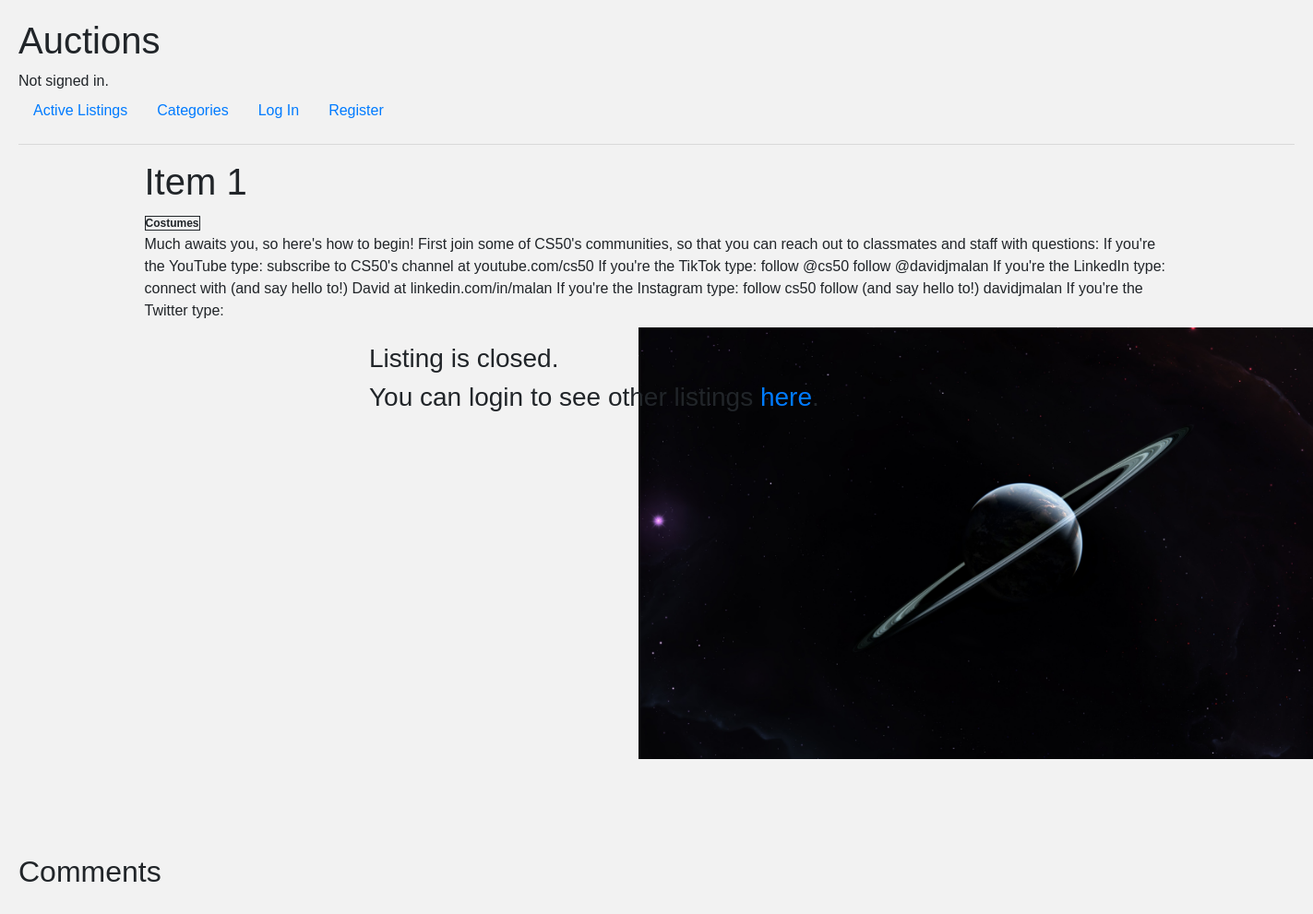
/listing/4/, run on an earlier commit of the app's database.
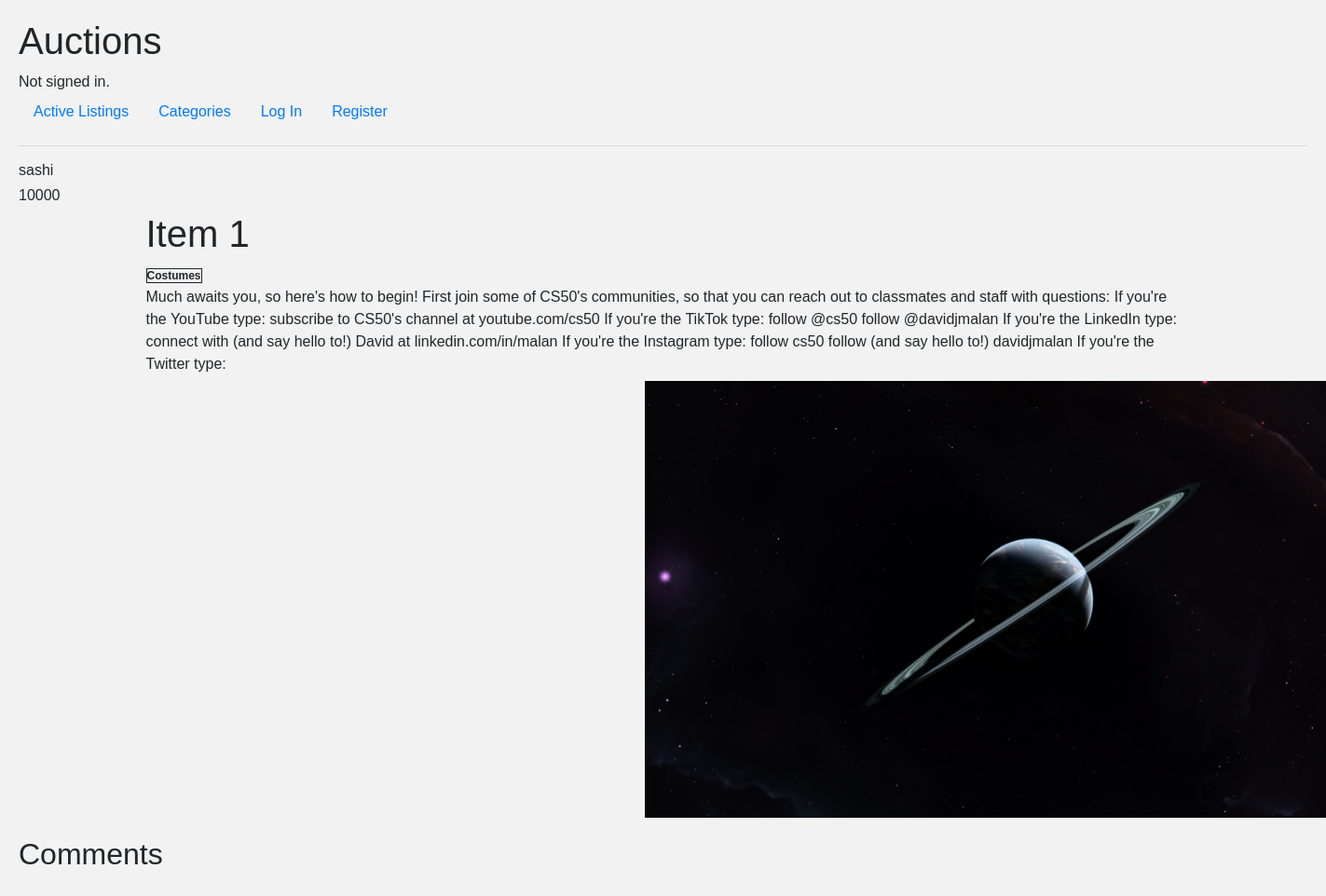
And on a later commit of the database.
### auctions/models.py (models this page shows, shortened)
class Listings(models.Model):
        category = (
                ('Collectables', 'Collectables & Art'),
                ('Costumes', 'Costumes'),
                ('Props', 'Props'),
                ('Figures', 'Figures'),
                ('Home', 'Home & Decor'),
                ('Accessories', 'Accessories & More'),
                ('Games', 'Games & Puzzles'),
                ('Gift Cards', 'Gift Cards'),
                ('Clearance', 'Clearance'),
        )
        owner = models.ForeignKey(User, on_delete=models.CASCADE, default=None)
        title = models.CharField(max_length=60)
        description = models.TextField(max_length=500, blank=True, null=True)
        category = models.CharField(max_length=60, null=True, blank=True, choices=category)
        bid_price = models.IntegerField(blank=True, null=True)
        image = models.ImageField(null=True, blank=True, upload_to='listing-image', default='listing-image/default.jpg')
        is_active= models.BooleanField(default=True)
        in_watchlist = models.ManyToManyField(User, blank=True, related_name="watchlist")
        @property
        def highest_bid(self):
                return Bid.objects.filter(bid_listing=self).order_by('-bid_amount').first()

class Bid(models.Model):
        bid_amount = models.IntegerField(default=None)
        bid_owner = models.ForeignKey(User, on_delete=models.CASCADE, default=None)
        bid_listing = models.ForeignKey(Listings, on_delete=models.CASCADE, default=None)

class User(AbstractUser):
        def __str__(self):
                return f"{self.username}"

### auctions/views.py (the view, shortened to what this page needs)
# urls.py: path('listing/<int:pk>/', views.bidListing, name='listing'),
def bidListing(request, pk):
    listingObj = Listings.objects.get(id=pk)
    context ={
        'listing': listingObj,
        'bid_amount' : request.POST.get('bid_amount'),
    }
    return render(request, 'auctions/listing.html', context)

### auctions/templates/auctions/listing.html (shortened to what this page needs)
{% extends 'auctions/layout.html' %} {% block title %} Active Listings {%endblock %} {% block body %}
{% if listing.highest_bid %}
  <h6>{{listing.highest_bid.bid_owner}}</h6>
{% endif %}
{% if listing.highest_bid %}
  <h6>{{listing.highest_bid.bid_amount}}</h6>
{% endif %}
<div class="container">
  <h1>{{listing.title}}</h1>
  {% if listing.category is None %}
  <strong style="border: 1px; border-style: solid; font-size: 12px"
    >Category not set</strong
  >
  {% else %}
  <strong style="border: 1px; border-style: solid; font-size: 12px"
    >{{listing.category}}</strong
  >
  {% endif %}
  <p>{{listing.description}}</p>
  <div class="listingimg">
    <img src="{{listing.image.url}}" alt="{{listing.title}}'s image" />
  </div>
</div>
{% if listing.is_active == False %}
  <div class="win-bid">
  {% if request.user.id == listing.highest_bid.bid_owner.id and listing.highest_bid.bid_owner %}
      <h3 id="winner-closing">Congratulations, {{ listing.highest_bid.bid_owner }}!</h3>
      <h3 id="winner-closing">You have won the bid.</h3>
      <h3 id="winner-closing">You can purchase the listed item <a href="#">here</a></h3>
    {% elif request.user.is_authenticated == False %}
      <h3 id="listing-closed-3">Listing is closed.</h3>
      <h3 id="listing-closed-3">You can login to see other listings <a href="{% url 'login' %}">here</a>.</h3>
  {% endif %}
  </div>
{% endif %}
<h2>Comments</h2>
{% endblock %}

What changed in the data, as far as the page shows it:
changed Listings "Item 1": highest_bid.bid_owner (not shown) → "sashi"; highest_bid.bid_amount (not shown) → "10000"; is_active False → True (drawn)
Also different on the page:
text no longer shown: "Listing is closed. You can login to see other listings here ."
